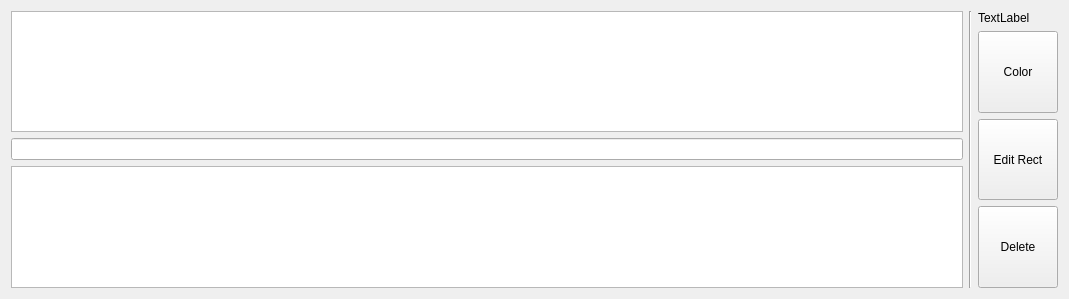
<?xml version="1.0" encoding="UTF-8"?>
<ui version="4.0">
 <class>Form</class>
 <widget class="QWidget" name="Form">
  <property name="geometry">
   <rect>
    <x>0</x>
    <y>0</y>
    <width>1069</width>
    <height>299</height>
   </rect>
  </property>
  <property name="windowTitle">
   <string>Form</string>
  </property>
  <layout class="QHBoxLayout" name="horizontalLayout">
   <item>
    <layout class="QVBoxLayout" name="verticalLayout_4">
     <item>
      <widget class="QListView" name="listView_full_tags">
       <property name="editTriggers">
        <set>QAbstractItemView::NoEditTriggers</set>
       </property>
       <property name="flow">
        <enum>QListView::LeftToRight</enum>
       </property>
       <property name="isWrapping" stdset="0">
        <bool>true</bool>
       </property>
       <property name="resizeMode">
        <enum>QListView::Adjust</enum>
       </property>
      </widget>
     </item>
     <item>
      <widget class="QLineEdit" name="lineEdit_full_tags"/>
     </item>
     <item>
      <widget class="QPlainTextEdit" name="plainTextEdit_sentence"/>
     </item>
    </layout>
   </item>
   <item>
    <widget class="Line" name="line">
     <property name="orientation">
      <enum>Qt::Vertical</enum>
     </property>
    </widget>
   </item>
   <item>
    <layout class="QVBoxLayout" name="verticalLayout_3">
     <item>
      <widget class="QLabel" name="label_name">
       <property name="text">
        <string>TextLabel</string>
       </property>
      </widget>
     </item>
     <item>
      <widget class="QPushButton" name="pushButton_pick_color">
       <property name="sizePolicy">
        <sizepolicy hsizetype="Minimum" vsizetype="Expanding">
         <horstretch>0</horstretch>
         <verstretch>0</verstretch>
        </sizepolicy>
       </property>
       <property name="text">
        <string>Color</string>
       </property>
      </widget>
     </item>
     <item>
      <widget class="QPushButton" name="pushButton_edit_rect">
       <property name="sizePolicy">
        <sizepolicy hsizetype="Minimum" vsizetype="Expanding">
         <horstretch>0</horstretch>
         <verstretch>0</verstretch>
        </sizepolicy>
       </property>
       <property name="text">
        <string>Edit Rect</string>
       </property>
      </widget>
     </item>
     <item>
      <widget class="QPushButton" name="pushButton_delete">
       <property name="sizePolicy">
        <sizepolicy hsizetype="Minimum" vsizetype="Expanding">
         <horstretch>0</horstretch>
         <verstretch>0</verstretch>
        </sizepolicy>
       </property>
       <property name="text">
        <string>Delete</string>
       </property>
      </widget>
     </item>
    </layout>
   </item>
  </layout>
 </widget>
 <resources/>
 <connections/>
</ui>
